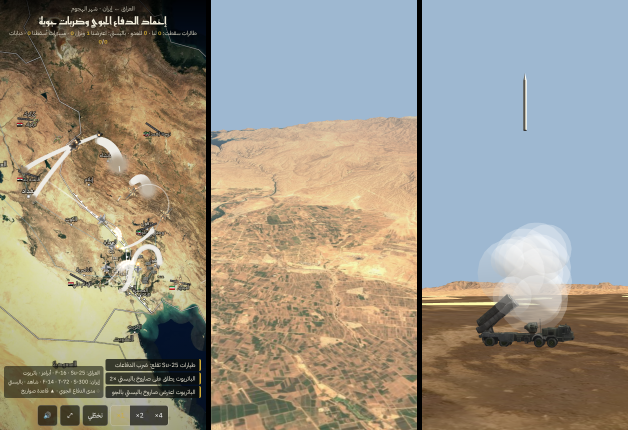
#> input picture prototypes/warmap/explain_3d.png, 1256 x 860 px (shown at 1/2 size)
$ python camo.py ../explain_3d.png ../explain_3d.png
#> lines starting #> are read from the running program, lines starting #| are printed output that depends on the picture
# تمويه صحراوي (مثل F-14 الإيرانية) فوق الصورة المخبوزة + تصغير 256 مع توضيح
import sys, numpy as np
from PIL import Image, ImageFilter
src, dst = sys.argv[1], sys.argv[2]
im = Image.open(src).convert('RGBA'); a = np.asarray(im).astype(np.float32) / 255
H, W = a.shape[:2]; rng = np.random.default_rng(7)
#> after `H, W = a.shape[:2]`: H = 860; W = 1256
def noise(sc):
    n = rng.random((H // sc + 2, W // sc + 2)).astype(np.float32)
    return np.asarray(Image.fromarray((n * 255).astype(np.uint8)).resize((W, H), Image.BICUBIC).filter(ImageFilter.GaussianBlur(sc / 3))).astype(np.float32) / 255
n1, n2 = noise(90), noise(55)
cols = np.array([[0.80, 0.68, 0.47], [0.55, 0.40, 0.25], [0.42, 0.40, 0.30]], np.float32)   # رملي، بني، زيتوني
idx = np.where(n1 > .55, 1, np.where(n2 > .6, 2, 0))
camo = cols[idx]
lum = a[..., :3].mean(-1, keepdims=True)
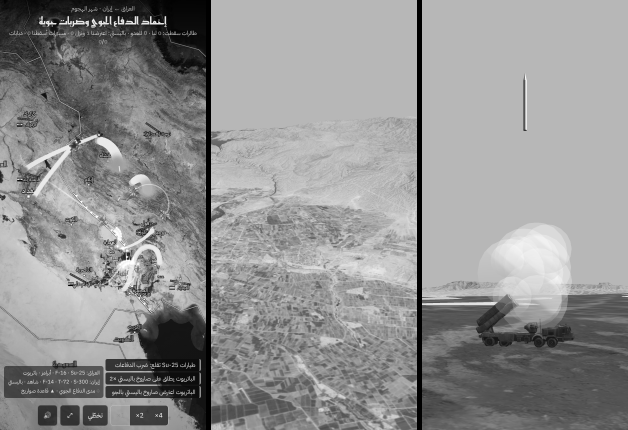
#> lum: shape (860, 1256, 1) float32 (shown at 1/2 size); min 0, max 1, mean 0.571
mask = np.clip((lum - .45) * 3, 0, 1) * (a[..., 3:] > .5)   # الهيكل الفاتح بس (مو الزجاج والمحركات)
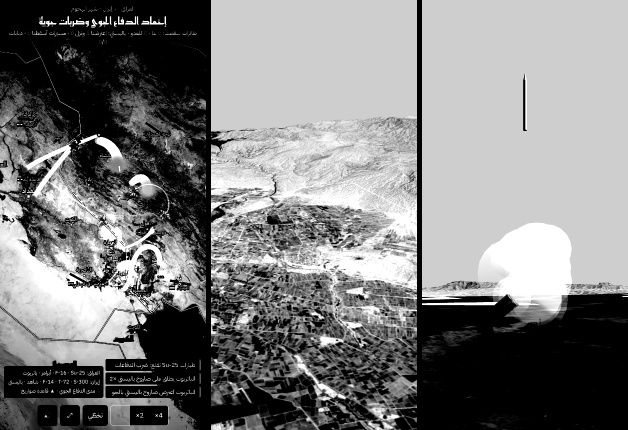
#> mask: shape (860, 1256, 1) float32 (shown at 1/2 size); min 0, max 1, mean 0.497
rgb = a[..., :3] * (1 - mask * .85) + (camo * lum * 1.25) * mask * .85
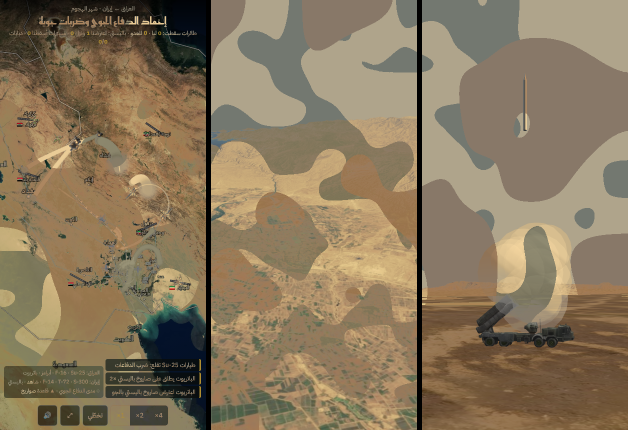
#> rgb: shape (860, 1256, 3) float32 (shown at 1/2 size); mean R, G, B 0.535, 0.468, 0.364
out = np.concatenate([np.clip(rgb, 0, 1), a[..., 3:]], -1)
o = Image.fromarray((out * 255).astype(np.uint8), 'RGBA').resize((256, 256), Image.LANCZOS).filter(ImageFilter.UnsharpMask(1.2, 60, 2))
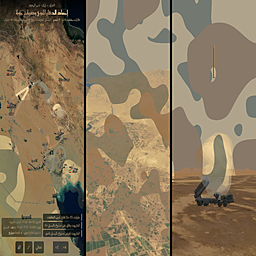
#> o: PIL image 256x256 RGBA; mean R, G, B, A 136.6, 119.4, 92.8, 255
o.save(dst)
